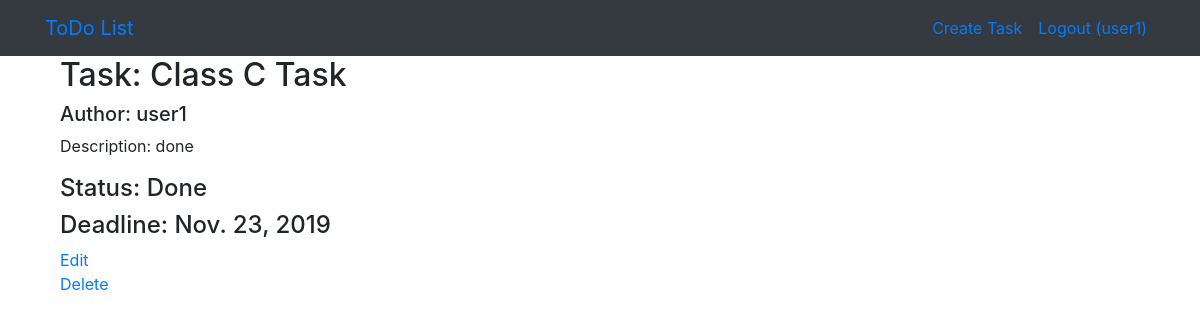
Screenshot of /to_do_list/task/4/ (signed in) with the database file from the repository.
### to_do_list/models.py (models this page shows, shortened)
class Task(models.Model):
    author = models.ForeignKey(User,related_name='tasks',on_delete=models.CASCADE)
    title = models.CharField(max_length=256)
    description = models.TextField()
    deadline = models.DateField()
    CATEGORIES = (
        ('1','To-do'),
        ('2','On-going'),
        ('3','Done')
    )
    status = models.CharField(max_length=1,choices=CATEGORIES)
    class Meta:
        ordering = ['deadline']

### to_do_list/views.py (the view)
# urls.py: path('task/<int:pk>/', views.TaskDetailView.as_view(),name='task_detail'),
class TaskDetailView(LoginRequiredMixin, generic.DetailView):
    model = Task

### to_do_list/templates/to_do_list/task_detail.html
{% extends 'to_do_list/task_base.html' %}
{% block content %}
    {% if user.is_authenticated and task.author == user %}
        <h2> Task: {{ task.title }} </h2>
        <h5> Author: {{task.author}} </h5>
        <p> Description:  {{task.description}} </p>
        <h4> Status: {{task.get_status_display}} </h4>
        <h4> Deadline: {{task.deadline}} </h4>
        <a href="{% url 'to_do_list:task_update' pk=task.pk %}">Edit</a> <br>
        <a href="{% url 'to_do_list:task_delete' pk=task.pk %}">Delete</a>
    {% else %}
        <h3>Whoops</h3>
    {% endif %}
{% endblock %}

### templates/base.html (shortened to what this page needs)
<!DOCTYPE html>
{% load staticfiles %}
<html>
    <head>
        <link rel="stylesheet" href="https://stackpath.bootstrapcdn.com/bootstrap/4.1.3/css/bootstrap.min.css">
        <link rel="stylesheet" href="{% static 'css/master.css' %}">
    </head>
    <body>
        <nav class="navbar navbar-expand-lg bg-dark mynav" role="navigation" id="navbar">
          <div class="container">
            <div class="navbar-nav align-items-center">
              {% if user.is_authenticated %}
                <a class="navbar-brand mynav" href="{% url 'to_do_list:all' %}">ToDo List</a>
              {% else %}
                <a class="navbar-brand mynav" href="{% url 'home' %}">ToDo List</a>
              {% endif %}
            </div>
            <div class="navbar-nav ml-auto">
              {% if user.is_authenticated %}
                <a class="nav-item nav-link" href="{% url 'to_do_list:task_create' %}" class="btn btn-simple">Create Task</a>
                <a class="nav-item nav-link" href="{% url 'accounts:logout' %}" class="btn btn-simple">Logout ({{ user.username }})</a>
              {% else %}
              <a class="nav-item nav-link" href="{% url 'accounts:login' %}" class="btn btn-simple">Login</a>
              <a class="nav-item nav-link" href="{% url 'accounts:signup' %}" class="btn btn-simple">Signup</a>
              {% endif %}
           </div>
          </div>
        </nav>
        <div class="container mycontent">
          {% block start_app %}
          {% endblock %}
      </div>
    </body>
</html>

### rows the page displays
Task: title "Class C Task", author "user1", description "done", status "Done", deadline "Nov. 23, 2019"

### other values shown
{{ user.username }} "user1"
